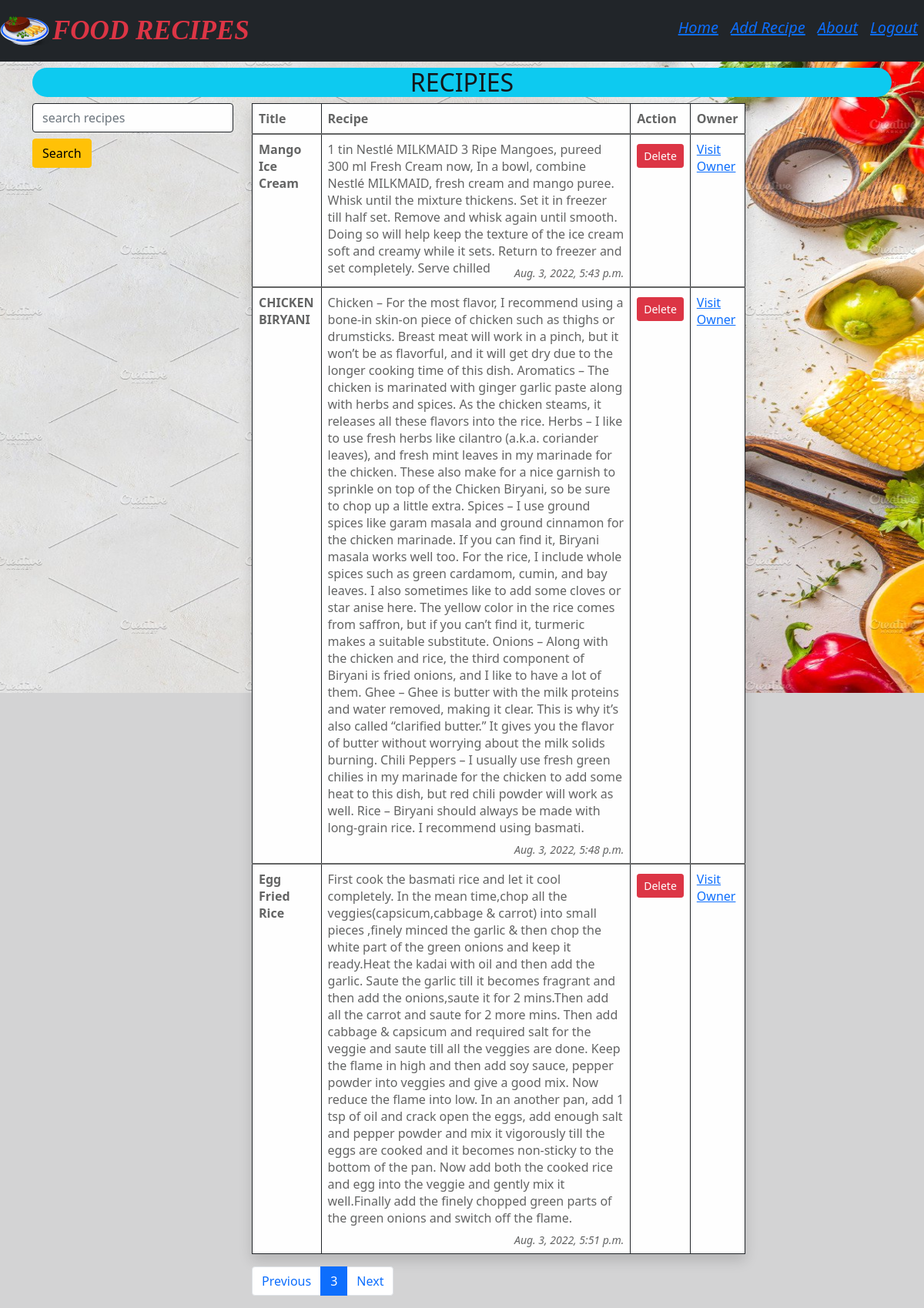
Page /ShowRecipes/?page=3 (signed in) on the committed database.
### RecipeApp/models.py (models this page shows)
class AllRecipes(models.Model):
    username=models.CharField(max_length=100)
    userphone=models.CharField(max_length=10)
    recipe_title=models.CharField(max_length=100)
    recipe=models.CharField(max_length=10000)
    timedate=models.DateTimeField(auto_now=True,blank=True)

### RecipeApp/views.py (the view)
# urls.py: path('ShowRecipes/',views.ShowRecipe.as_view(),name='showRecipe'),
class ShowRecipe(View):
        def get(self,request):
            if request.user.is_authenticated:
                if 'src' in request.GET:
                    src=request.GET['src']
                    rcplist=AllRecipes.objects.filter(recipe_title=src)
                else:
                    rcplist=AllRecipes.objects.all()
                pagination=Paginator(rcplist,3)
                page_num=request.GET.get('page')
                obj=pagination.get_page(page_num)
                return render(request,'web/recipeList.html',{'list':obj})
            else:
                return HttpResponseRedirect('/SignIn/')

### RecipeApp/templates/web/recipeList.html (shortened to what this page needs)
{% extends 'web/base.html' %}
{% load static %}
{% block bd %}
<body class='alert-dark' id='bg' style="background-image: url('{% static "image/sh.jpg"%}')";>
{% endblock bd %}
{% block containt %}
<h2 class='text-center bg-info mt-2 rounded-pill'>RECIPIES</h2>
 <div class="row">
  <div class="col-sm-3">
    <form class="form-inline my-2 my-lg-0">
      <input class="form-control mr-sm-2 alert-light border border-dark" name="src" type="text" placeholder="search recipes" aria-label="Search" required>
      <button class="btn btn-warning mt-2" type="submit">Search</button>
    </form>
  </div>
  <div class="col-sm-7">
    {% if list %}
    <table class="table table-bordered alert-light shadow border border-dark">
        <thead>
          <tr>
            <th>Title</th>
            <th>Recipe</th>
            {% if perms.RecipeApp.Delete_AllRecipes %}
            <th>Action</th>
            {% endif %}
            <th>Owner</th>
          </tr>
        </thead>
        {% for lt in list %}
        <tbody>
          <tr>
            <th scope="row">{{lt.recipe_title}}</th>
            <td>{{lt.recipe}} <small class='float-end fst-italic mt-2'>{{lt.timedate}}</small></td>
              {% if perms.RecipeApp.Delete_AllRecipes %}<td>
                <form action={% url 'deleterp' lt.id %} method='POST' class='d-inline'> {% csrf_token %}
                    <input type="submit" value="Delete" class='btn btn-danger btn-sm mt-1'>
                   </form></td>
                   {% endif %}
            <td><a href={% url 'showOwner' lt.id %} class='btn-outline-info  text-primary'>Visit Owner</a></td>
          </tr>
        </tbody>
        {% endfor %}
      </table>
      {% endif %}
 <nav aria-label="Page navigation">
        <ul class="pagination">
          {% if list.has_previous %}
          <li class="page-item ">
            <a class="page-link" href="?page={{list.previous_page_number}}" tabindex="-1" aria-disabled="true">Previous</a>
          </li>
          {% endif %}
          <li class="page-item active" aria-current="page">
            <a class="page-link" href="#">{{list.number}}</a>
          </li>
          {% if list.has_next %}
          <li class="page-item">
            <a class="page-link" href="?page={{list.next_page_number}}">Next</a>
          </li>
          {% endif %}
        </ul>
      </nav>
</div>
  </div>
{% endblock containt %}

### RecipeApp/templates/web/base.html (style rules this page uses)
#bg { background-size: 1800px 900px; background-repeat: no-repeat; background-position: top; background-attachment: fixed; }

### rows in the picture
AllRecipes: recipe_title "Mango Ice Cream", recipe "1 tin Nestlé MILKMAID 3 Ripe Mangoes, pureed 300 ml Fresh Cream now, In a bowl, combine Nestlé MILKMAID, fresh cream and mango puree. Whisk until the mixture thickens. Set it in freezer till half set. Remove and whisk again until smooth. Doing so will help keep the texture of the ice cream soft and creamy while it sets. Return to freezer and set completely. Serve chilled", timedate "Aug. 3, 2022, 5:43 p.m."
AllRecipes: recipe_title "CHICKEN BIRYANI", recipe "Chicken – For the most flavor, I recommend using a bone-in skin-on piece of chicken such as thighs or drumsticks. Breast meat will work in a pinch, but it won’t be as flavorful, and it will get dry due to the longer cooking time of this dish. Aromatics – The chicken is marinated with ginger garlic paste along with herbs and spices. As the chicken steams, it releases all these flavors into the rice. Herbs – I like to use fresh herbs like cilantro (a.k.a. coriander leaves), and fresh mint leaves in my marinade for the chicken. These also make for a nice garnish to sprinkle on top of the Chicken Biryani, so be sure to chop up a little extra. Spices – I use ground spices like garam masala and…", timedate "Aug. 3, 2022, 5:48 p.m."
AllRecipes: recipe_title "Egg Fried Rice", recipe "First cook the basmati rice and let it cool completely. In the mean time,chop all the veggies(capsicum,cabbage & carrot) into small pieces ,finely minced the garlic & then chop the white part of the green onions and keep it ready.Heat the kadai with oil and then add the garlic. Saute the garlic till it becomes fragrant and then add the onions,saute it for 2 mins.Then add all the carrot and saute for 2 more mins. Then add cabbage & capsicum and required salt for the veggie and saute till all the veggies are done. Keep the flame in high and then add soy sauce, pepper powder into veggies and give a good mix. Now reduce the flame into low. In an another pan, add 1 tsp of oil and crack open the…", timedate "Aug. 3, 2022, 5:51 p.m."

### other values in the picture
{{ list.number }} "3"
